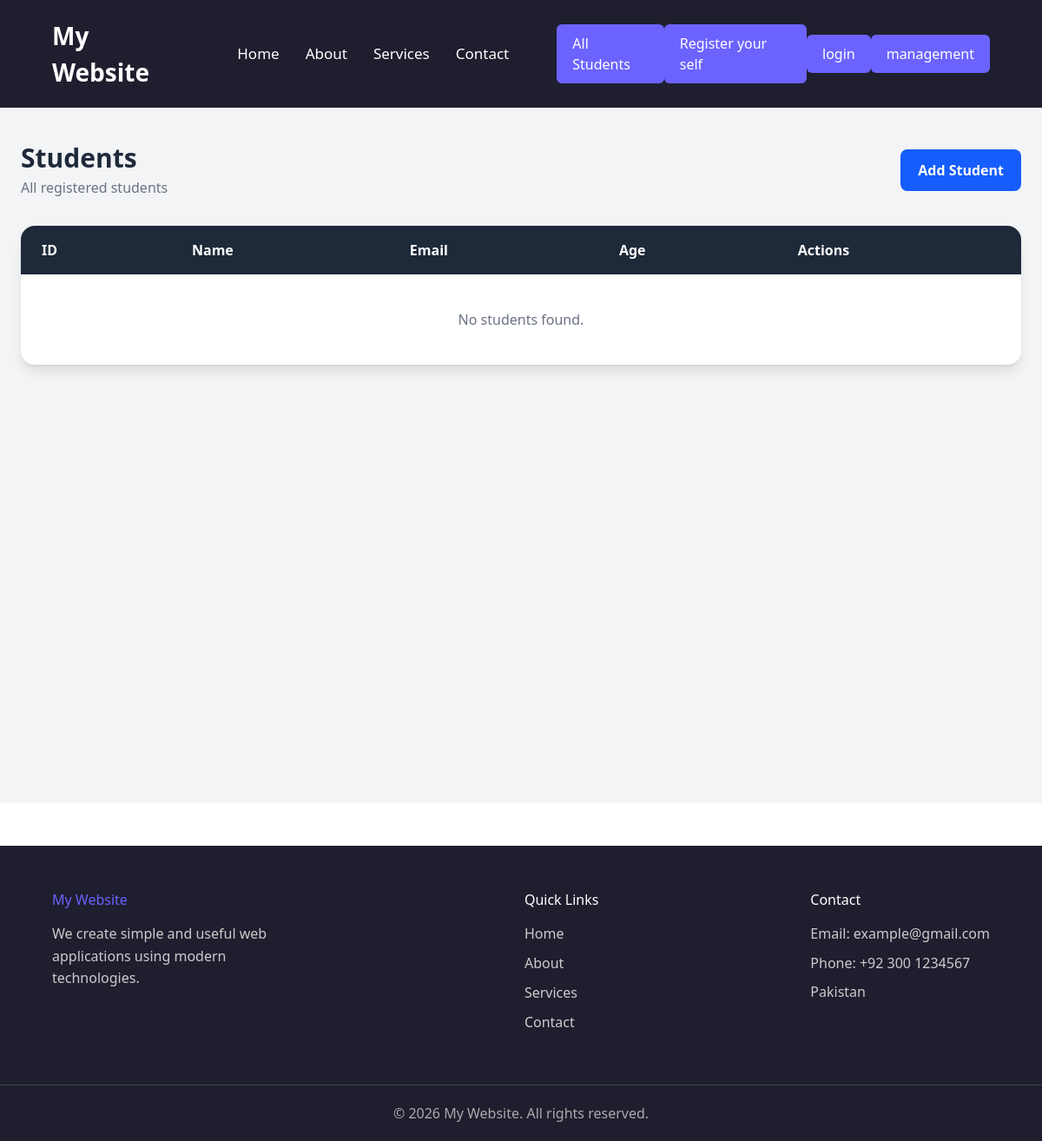
/students/, run on an earlier commit of the app's database.
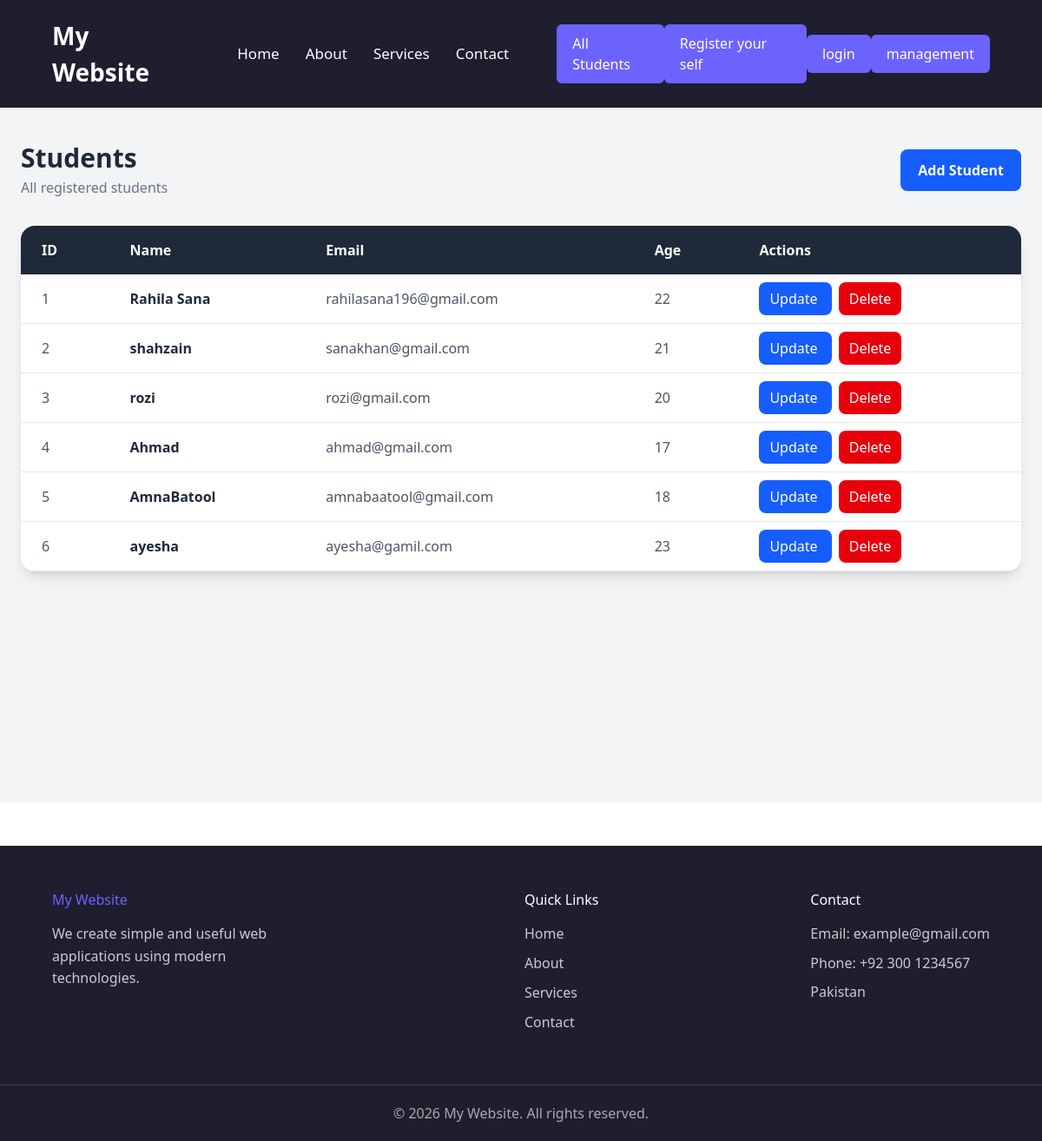
And on a later commit of the database.
### main/models.py (models this page shows, shortened)
class Student(models.Model):
    name = models.CharField(max_length=100)
    email = models.EmailField()
    age = models.IntegerField()

### main/views.py (the view)
# urls.py: path("students/", views.student_search, name="student_search"),
def students(request):
    all_students = Student.objects.all()
    return render(request, "students.html", {
        "students": all_students
    })

### templates/students.html (shortened to what this page needs)
{% extends "base.html" %} {% block content %}
<div class="min-h-screen bg-gray-100 px-4 py-10">
  <div class="max-w-6xl mx-auto">
    <div class="flex items-center justify-between mb-8">
      <div>
        <h1 class="text-3xl font-bold text-gray-800">Students</h1>
        <p class="text-gray-500 mt-1">All registered students</p>
      </div>
      <a
        href="{% url 'add_student' %}"
        class="bg-blue-600 text-white px-5 py-3 rounded-lg font-semibold hover:bg-blue-700 transition"
      >
        Add Student
      </a>
    </div>
    <div class="bg-white rounded-2xl shadow-lg overflow-hidden">
      <table class="w-full">
        <thead class="bg-gray-800 text-white">
          <tr>
            <th class="text-left px-6 py-4">ID</th>
            <th class="text-left px-6 py-4">Name</th>
            <th class="text-left px-6 py-4">Email</th>
            <th class="text-left px-6 py-4">Age</th>
            <th class="text-left px-6 py-4">Actions</th>
          </tr>
        </thead>
        <tbody>
          {% for student in students %}
          <tr class="border-b border-gray-200 hover:bg-gray-50">
            <td class="px-6 py-4 text-gray-600">{{ student.id }}</td>
            <td class="px-6 py-4 font-semibold text-gray-800">
              {{ student.name }}
            </td>
            <td class="px-6 py-4 text-gray-600">{{ student.email }}</td>
            <td class="px-6 py-4 text-gray-600">{{ student.age }}</td>
            <td class="px-6 py-4">
              <a
                href="{% url 'update_student' student.id %}"
                class="bg-blue-600 text-white px-3 py-2 rounded-lg hover:bg-blue-700"
              >
                Update
              </a>
              <a
                href="{% url 'delete_student' student.id %}"
                onclick="return confirm('Are you sure you want to delete this student?');"
                class="bg-red-600 text-white px-3 py-2 rounded-lg hover:bg-red-700 ml-2"
              >
                Delete
              </a>
            </td>
          </tr>
          {% empty %}
          <tr>
            <td colspan="5" class="text-center px-6 py-10 text-gray-500">
              No students found.
            </td>
          </tr>
          {% endfor %}
        </tbody>
      </table>
    </div>
  </div>
</div>
{% endblock %}

What changed in the data, as far as the page shows it:
added Student: id "1", name "Rahila Sana", email "rahilasana196@gmail.com", age "22"
added Student: id "2", name "shahzain", email "sanakhan@gmail.com", age "21"
added Student: id "3", name "rozi", email "rozi@gmail.com", age "20"
added Student: id "4", name "Ahmad", email "ahmad@gmail.com", age "17"
added Student: id "5", name "AmnaBatool", email "amnabaatool@gmail.com", age "18"
added Student: id "6", name "ayesha", email "ayesha@gamil.com", age "23"
Also different on the page:
text no longer shown: "No students found."
